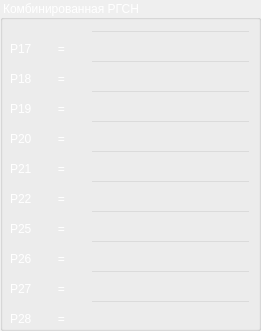
    <widget class="QGroupBox" name="P_TAB2_2">
     <property name="geometry">
      <rect>
       <x>280</x>
       <y>0</y>
       <width>261</width>
       <height>331</height>
      </rect>
     </property>
     <property name="styleSheet">
      <string notr="true">QGroupBox
{
color: white
}</string>
     </property>
     <property name="title">
      <string>Комбинированная РГСН</string>
     </property>
     <widget class="QLabel" name="P_89">
      <property name="geometry">
       <rect>
        <x>10</x>
        <y>250</y>
        <width>67</width>
        <height>17</height>
       </rect>
      </property>
      <property name="styleSheet">
       <string notr="true">QLabel
{
color: white
}</string>
      </property>
      <property name="text">
       <string>P26        =</string>
      </property>
     </widget>
     <widget class="QLabel" name="P_90">
      <property name="geometry">
       <rect>
        <x>10</x>
        <y>160</y>
        <width>67</width>
        <height>17</height>
       </rect>
      </property>
      <property name="styleSheet">
       <string notr="true">QLabel
{
color: white
}</string>
      </property>
      <property name="text">
       <string>P21        =</string>
      </property>
     </widget>
     <widget class="QLabel" name="P_91">
      <property name="geometry">
       <rect>
        <x>10</x>
        <y>40</y>
        <width>67</width>
        <height>17</height>
       </rect>
      </property>
      <property name="styleSheet">
       <string notr="true">QLabel
{
color: white
}</string>
      </property>
      <property name="text">
       <string>P17        =</string>
      </property>
     </widget>
     <widget class="QLabel" name="P_92">
      <property name="geometry">
       <rect>
        <x>10</x>
        <y>220</y>
        <width>67</width>
        <height>17</height>
       </rect>
      </property>
      <property name="styleSheet">
       <string notr="true">QLabel
{
color: white
}</string>
      </property>
      <property name="text">
       <string>P25        =</string>
      </property>
     </widget>
     <widget class="QLabel" name="P_93">
      <property name="geometry">
       <rect>
        <x>10</x>
        <y>100</y>
        <width>67</width>
        <height>17</height>
       </rect>
      </property>
      <property name="styleSheet">
       <string notr="true">QLabel
{
color: white
}</string>
      </property>
      <property name="text">
       <string>P19        =</string>
      </property>
     </widget>
     <widget class="QLabel" name="P_94">
      <property name="geometry">
       <rect>
        <x>10</x>
        <y>190</y>
        <width>67</width>
        <height>17</height>
       </rect>
      </property>
      <property name="styleSheet">
       <string notr="true">QLabel
{
color: white
}</string>
      </property>
      <property name="text">
       <string>P22        =</string>
      </property>
     </widget>
     <widget class="QLabel" name="P_95">
      <property name="geometry">
       <rect>
        <x>10</x>
        <y>130</y>
        <width>67</width>
        <height>17</height>
       </rect>
      </property>
      <property name="styleSheet">
       <string notr="true">QLabel
{
color: white
}</string>
      </property>
      <property name="text">
       <string>P20        =</string>
      </property>
     </widget>
     <widget class="QLabel" name="P_96">
      <property name="geometry">
       <rect>
        <x>10</x>
        <y>70</y>
        <width>67</width>
        <height>17</height>
       </rect>
      </property>
      <property name="styleSheet">
       <string notr="true">QLabel
{
color: white
}</string>
      </property>
      <property name="text">
       <string>P18        =</string>
      </property>
     </widget>
     <widget class="QLabel" name="P_97">
      <property name="geometry">
       <rect>
        <x>10</x>
        <y>280</y>
        <width>67</width>
        <height>17</height>
       </rect>
      </property>
      <property name="styleSheet">
       <string notr="true">QLabel
{
color: white
}</string>
      </property>
      <property name="text">
       <string>P27        =</string>
      </property>
     </widget>
     <widget class="QLabel" name="P_98">
      <property name="geometry">
       <rect>
        <x>10</x>
        <y>310</y>
        <width>67</width>
        <height>17</height>
       </rect>
      </property>
      <property name="styleSheet">
       <string notr="true">QLabel
{
color: white
}</string>
      </property>
      <property name="text">
       <string>P28        =</string>
      </property>
     </widget>
     <widget class="QLineEdit" name="l18_2">
      <property name="geometry">
       <rect>
        <x>90</x>
        <y>30</y>
        <width>161</width>
        <height>31</height>
       </rect>
      </property>
      <property name="styleSheet">
       <string notr="true">QLineEdit
{
background: rgb(0,0,0,0);
color: white;
}</string>
      </property>
      <property name="text">
       <string/>
      </property>
     </widget>
     <widget class="QLineEdit" name="l19_2">
      <property name="geometry">
       <rect>
        <x>90</x>
        <y>60</y>
        <width>161</width>
        <height>31</height>
       </rect>
      </property>
      <property name="styleSheet">
       <string notr="true">QLineEdit
{
background: rgb(0,0,0,0);
color: white;
}</string>
      </property>
      <property name="text">
       <string/>
      </property>
     </widget>
     <widget class="QLineEdit" name="l20_2">
      <property name="geometry">
       <rect>
        <x>90</x>
        <y>90</y>
        <width>161</width>
        <height>31</height>
       </rect>
      </property>
      <property name="styleSheet">
       <string notr="true">QLineEdit
{
background: rgb(0,0,0,0);
color: white;
}</string>
      </property>
      <property name="text">
       <string/>
      </property>
     </widget>
     <widget class="QLineEdit" name="l21_2">
      <property name="geometry">
       <rect>
        <x>90</x>
        <y>120</y>
        <width>161</width>
        <height>31</height>
       </rect>
      </property>
      <property name="styleSheet">
       <string notr="true">QLineEdit
{
background: rgb(0,0,0,0);
color: white;
}</string>
      </property>
      <property name="text">
       <string/>
      </property>
     </widget>
     <widget class="QLineEdit" name="l22_2">
      <property name="geometry">
       <rect>
        <x>90</x>
        <y>150</y>
        <width>161</width>
        <height>31</height>
       </rect>
      </property>
      <property name="styleSheet">
       <string notr="true">QLineEdit
{
background: rgb(0,0,0,0);
color: white;
}</string>
      </property>
      <property name="text">
       <string/>
      </property>
     </widget>
     <widget class="QLineEdit" name="l23_2">
      <property name="geometry">
       <rect>
        <x>90</x>
        <y>180</y>
        <width>161</width>
        <height>31</height>
       </rect>
      </property>
      <property name="styleSheet">
       <string notr="true">QLineEdit
{
background: rgb(0,0,0,0);
color: white;
}</string>
      </property>
      <property name="text">
       <string/>
      </property>
     </widget>
     <widget class="QLineEdit" name="l24_2">
      <property name="geometry">
       <rect>
        <x>90</x>
        <y>210</y>
        <width>161</width>
        <height>31</height>
       </rect>
      </property>
      <property name="styleSheet">
       <string notr="true">QLineEdit
{
background: rgb(0,0,0,0);
color: white;
}</string>
      </property>
      <property name="text">
       <string/>
      </property>
     </widget>
     <widget class="QLineEdit" name="l25_2">
      <property name="geometry">
       <rect>
        <x>90</x>
        <y>240</y>
        <width>161</width>
        <height>31</height>
       </rect>
      </property>
      <property name="styleSheet">
       <string notr="true">QLineEdit
{
background: rgb(0,0,0,0);
color: white;
}</string>
      </property>
      <property name="text">
       <string/>
      </property>
     </widget>
     <widget class="QLineEdit" name="l26_2">
      <property name="geometry">
       <rect>
        <x>90</x>
        <y>270</y>
        <width>161</width>
        <height>31</height>
       </rect>
      </property>
      <property name="styleSheet">
       <string notr="true">QLineEdit
{
background: rgb(0,0,0,0);
color: white;
}</string>
      </property>
      <property name="text">
       <string/>
      </property>
     </widget>
     <widget class="QLineEdit" name="l27_2">
      <property name="geometry">
       <rect>
        <x>90</x>
        <y>300</y>
        <width>161</width>
        <height>31</height>
       </rect>
      </property>
      <property name="styleSheet">
       <string notr="true">QLineEdit
{
background: rgb(0,0,0,0);
color: white;
}</string>
      </property>
      <property name="text">
       <string/>
      </property>
     </widget>
    </widget>
